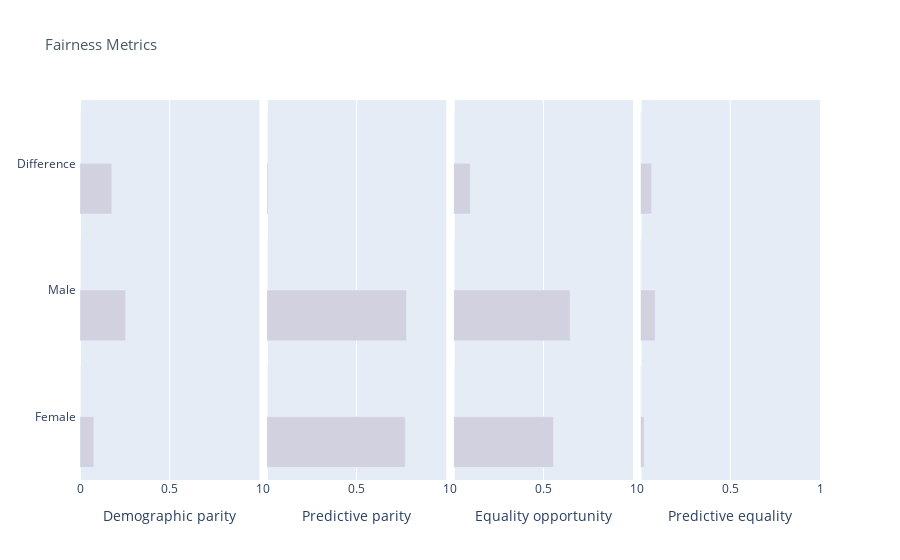

The notebook cell this image was saved under:
### Code cell
def graph_fair_opt_orig(df_groups):
    mapping = {
        "selection rate":"demographic parity",
        "precision":"predictive parity", 
        "recall":"equality opportunity", 
        "false positive rate":"predictive equality"}
    name = df_groups.columns[0]
    fig = make_subplots(rows=1, cols=4, horizontal_spacing=.01)
    for i,(col, metric) in enumerate(zip(mapping.keys(),mapping.values())):
        fig.add_trace(go.Bar(
                            name = metric,
                            y=df_groups[name] + ' ', 
                            x=df_groups[col + ' u'],
                            orientation='h', 
                            width=0.4, 
                            showlegend= False, 
                            marker_color='#d1d1e0'),
                            row = 1, col = i+1)
                            #row = int(np.ceil((i+1)/2)), col = (i % 2) + 1) 

        fig.add_trace(go.Bar(
                            name = metric + ' optimized',
                            y=df_groups[name] + ' ', 
                            x=df_groups[col],
                            orientation='h', 
                            width=0.4, 
                            showlegend= False, 
                            marker_color='#ADD8E6'),
                            row = 1, col = i+1)

        fig.update_xaxes(title_text= metric.capitalize(), row=1, col=i+1, range = [0,1])
        if i != 0:
            fig.update_yaxes(showticklabels=False, row=1, col=i+1) 

    fig.update_layout(
        barmode='group',
        title= "<span style='font-size:.9em;color:#455A64'>Fairness Metrics</span>",
        font_size = 12,
        yaxis=dict(type='category'),
        legend=dict(
            orientation="h",
            yanchor="bottom",
            y=1.02,
            xanchor="right",
            x=1
        ),
    )
    return fig
    #fig.update_yaxes(categoryorder='array', categoryarray= df_groups[name])

### Figure 1 — Plotly figure (JSON) as saved in the notebook; plotly's stock layout.template omitted (floating-point values rounded to 4 significant figures)
{"data": [{"marker": {"color": "#d1d1e0"}, "name": "demographic parity", "orientation": "h", "showlegend": false, "type": "bar", "width": 0.4, "x": [0.07686, 0.2542, 0.1773], "xaxis": "x", "y": ["Female ", "Male ", "Difference "], "yaxis": "y"}, {"marker": {"color": "#ADD8E6"}, "name": "demographic parity optimized", "orientation": "h", "showlegend": false, "type": "bar", "width": 0.4, "x": [0, 0, 0], "xaxis": "x", "y": ["Female ", "Male ", "Difference "], "yaxis": "y"}, {"marker": {"color": "#d1d1e0"}, "name": "predictive parity", "orientation": "h", "showlegend": false, "type": "bar", "width": 0.4, "x": [0.7719, 0.778, 0.006186], "xaxis": "x2", "y": ["Female ", "Male ", "Difference "], "yaxis": "y2"}, {"marker": {"color": "#ADD8E6"}, "name": "predictive parity optimized", "orientation": "h", "showlegend": false, "type": "bar", "width": 0.4, "x": [0, 0, 0], "xaxis": "x2", "y": ["Female ", "Male ", "Difference "], "yaxis": "y2"}, {"marker": {"color": "#d1d1e0"}, "name": "equality opportunity", "orientation": "h", "showlegend": false, "type": "bar", "width": 0.4, "x": [0.5561, 0.6484, 0.09227], "xaxis": "x3", "y": ["Female ", "Male ", "Difference "], "yaxis": "y3"}, {"marker": {"color": "#ADD8E6"}, "name": "equality opportunity optimized", "orientation": "h", "showlegend": false, "type": "bar", "width": 0.4, "x": [0, 0, 0], "xaxis": "x3", "y": ["Female ", "Male ", "Difference "], "yaxis": "y3"}, {"marker": {"color": "#d1d1e0"}, "name": "predictive equality", "orientation": "h", "showlegend": false, "type": "bar", "width": 0.4, "x": [0.01963, 0.08117, 0.06154], "xaxis": "x4", "y": ["Female ", "Male ", "Difference "], "yaxis": "y4"}, {"marker": {"color": "#ADD8E6"}, "name": "predictive equality optimized", "orientation": "h", "showlegend": false, "type": "bar", "width": 0.4, "x": [0, 0, 0], "xaxis": "x4", "y": ["Female ", "Male ", "Difference "], "yaxis": "y4"}], "layout": {"barmode": "group", "font": {"size": 12}, "legend": {"orientation": "h", "x": 1, "xanchor": "right", "y": 1.02, "yanchor": "bottom"}, "title": {"text": "<span style='font-size:.9em;color:#455A64'>Fairness Metrics</span>"}, "xaxis": {"anchor": "y", "domain": [0, 0.2425], "range": [0, 1], "title": {"text": "Demographic parity"}}, "xaxis2": {"anchor": "y2", "domain": [0.2525, 0.495], "range": [0, 1], "title": {"text": "Predictive parity"}}, "xaxis3": {"anchor": "y3", "domain": [0.505, 0.7475], "range": [0, 1], "title": {"text": "Equality opportunity"}}, "xaxis4": {"anchor": "y4", "domain": [0.7575, 1], "range": [0, 1], "title": {"text": "Predictive equality"}}, "yaxis": {"anchor": "x", "categoryarray": ["Female", "Male", "Difference"], "categoryorder": "array", "domain": [0, 1], "type": "category"}, "yaxis2": {"anchor": "x2", "categoryarray": ["Female", "Male", "Difference"], "categoryorder": "array", "domain": [0, 1], "showticklabels": false}, "yaxis3": {"anchor": "x3", "categoryarray": ["Female", "Male", "Difference"], "categoryorder": "array", "domain": [0, 1], "showticklabels": false}, "yaxis4": {"anchor": "x4", "categoryarray": ["Female", "Male", "Difference"], "categoryorder": "array", "domain": [0, 1], "showticklabels": false}}}
